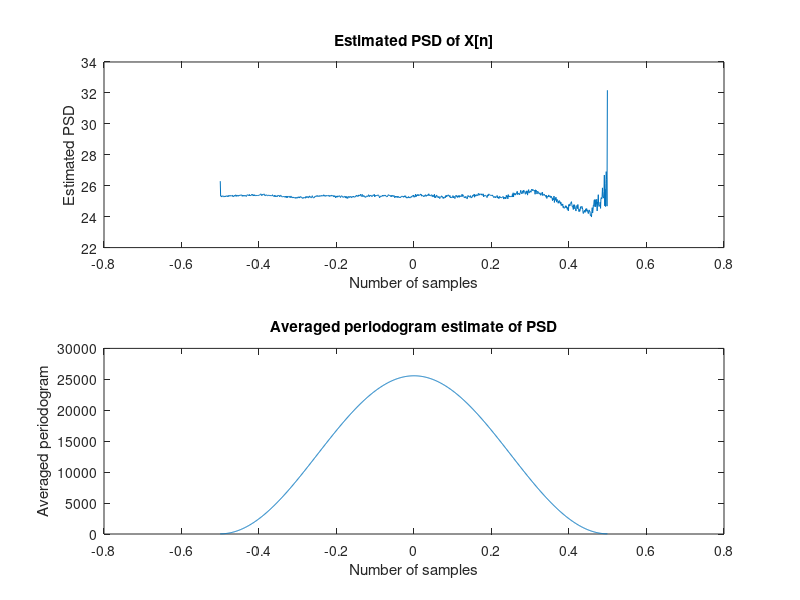

Recreate this plot in MATLAB.
clear; 
clf;
load process.mat % load data to Matlab
process=Received_Data; % rename the data in process.mat that is called Received_Data
[N, M]=size(process); % N= number of samples per realization

% M = number of realizations
for m=1:M
realization{m}=process(:,m); % Obtain each realization separately
end

for i=0:N-1
r1(i+1,1)=(1/(N-i))*sum(realization{m}(1:N-i).*realization{m}(1+i :N));
end

I=512;
N=1024; %set FFT size
L = N/I
r=r1;
Pav1=r1;
f=[0:N-1]'/N-0.5; 
for m=1:M
for i=0:I-1
value = r((i*L)+1:(i*L)+L);
Pav1=Pav1+(1/(I*L))*[abs(fftshift(fft(value,N))).^2];
end
end
length(Pav1)

subplot(211) 
plot(f,r1); title('Estimated PSD of X[n]');
xlabel('Number of samples'); ylabel('Estimated PSD');

subplot(212)
plot(f,Pav1); title('Averaged periodogram estimate of PSD');
xlabel('Number of samples'); ylabel('Averaged periodogram');